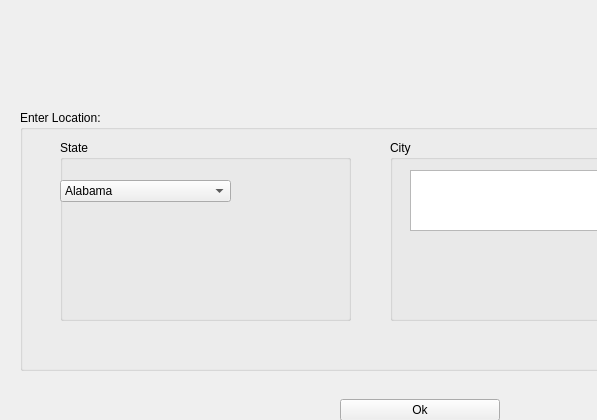
<?xml version="1.0" encoding="UTF-8"?>
<ui version="4.0">
 <class>location</class>
 <widget class="QWidget" name="location">
  <property name="geometry">
   <rect>
    <x>0</x>
    <y>0</y>
    <width>597</width>
    <height>420</height>
   </rect>
  </property>
  <property name="windowTitle">
   <string>Form</string>
  </property>
  <widget class="QWidget" name="horizontalLayoutWidget">
   <property name="geometry">
    <rect>
     <x>20</x>
     <y>110</y>
     <width>771</width>
     <height>261</height>
    </rect>
   </property>
   <layout class="QHBoxLayout" name="horizontalLayout">
    <item>
     <widget class="QGroupBox" name="groupBox_3">
      <property name="title">
       <string>Enter Location:</string>
      </property>
      <widget class="QGroupBox" name="groupBox_2">
       <property name="geometry">
        <rect>
         <x>40</x>
         <y>30</y>
         <width>291</width>
         <height>181</height>
        </rect>
       </property>
       <property name="title">
        <string>State</string>
       </property>
       <widget class="QComboBox" name="comboBox">
        <property name="geometry">
         <rect>
          <x>0</x>
          <y>40</y>
          <width>171</width>
          <height>22</height>
         </rect>
        </property>
        <item>
         <property name="text">
          <string>Alabama</string>
         </property>
        </item>
        <item>
         <property name="text">
          <string>Alaska</string>
         </property>
        </item>
        <item>
         <property name="text">
          <string>Arizona</string>
         </property>
        </item>
        <item>
         <property name="text">
          <string>Arkansas</string>
         </property>
        </item>
        <item>
         <property name="text">
          <string>California</string>
         </property>
        </item>
        <item>
         <property name="text">
          <string>Colorado</string>
         </property>
        </item>
        <item>
         <property name="text">
          <string>Connecticut</string>
         </property>
        </item>
        <item>
         <property name="text">
          <string>Delaware</string>
         </property>
        </item>
        <item>
         <property name="text">
          <string>Florida</string>
         </property>
        </item>
        <item>
         <property name="text">
          <string>Georgia</string>
         </property>
        </item>
        <item>
         <property name="text">
          <string>Hawaii</string>
         </property>
        </item>
        <item>
         <property name="text">
          <string>Idaho</string>
         </property>
        </item>
        <item>
         <property name="text">
          <string>Illinois</string>
         </property>
        </item>
        <item>
         <property name="text">
          <string>Indiana</string>
         </property>
        </item>
        <item>
         <property name="text">
          <string>Iowa</string>
         </property>
        </item>
        <item>
         <property name="text">
          <string>Kansas</string>
         </property>
        </item>
        <item>
         <property name="text">
          <string>Kentucky</string>
         </property>
        </item>
        <item>
         <property name="text">
          <string>Louisiana</string>
         </property>
        </item>
        <item>
         <property name="text">
          <string>Maine</string>
         </property>
        </item>
        <item>
         <property name="text">
          <string>Maryland</string>
         </property>
        </item>
        <item>
         <property name="text">
          <string>Massachusetts</string>
         </property>
        </item>
        <item>
         <property name="text">
          <string>Michigan</string>
         </property>
        </item>
        <item>
         <property name="text">
          <string>Minnesota</string>
         </property>
        </item>
        <item>
         <property name="text">
          <string>Mississippi</string>
         </property>
        </item>
        <item>
         <property name="text">
          <string>Missouri</string>
         </property>
        </item>
        <item>
         <property name="text">
          <string>Montana</string>
         </property>
        </item>
        <item>
         <property name="text">
          <string>Nebraska</string>
         </property>
        </item>
        <item>
         <property name="text">
          <string>Nevada</string>
         </property>
        </item>
        <item>
         <property name="text">
          <string>New Hampshire</string>
         </property>
        </item>
        <item>
         <property name="text">
          <string>New Jersey</string>
         </property>
        </item>
        <item>
         <property name="text">
          <string>New Mexico</string>
         </property>
        </item>
        <item>
         <property name="text">
          <string>New York</string>
         </property>
        </item>
        <item>
         <property name="text">
          <string>North Carolina</string>
         </property>
        </item>
        <item>
         <property name="text">
          <string>North Dakota</string>
         </property>
        </item>
        <item>
         <property name="text">
          <string>Ohio</string>
         </property>
        </item>
        <item>
         <property name="text">
          <string>Oklahoma</string>
         </property>
        </item>
        <item>
         <property name="text">
          <string>Oregon</string>
         </property>
        </item>
        <item>
         <property name="text">
          <string>Pennsylvania</string>
         </property>
        </item>
        <item>
         <property name="text">
          <string>Rhode Island</string>
         </property>
        </item>
        <item>
         <property name="text">
          <string>South Carolina</string>
         </property>
        </item>
        <item>
         <property name="text">
          <string>South Dakota</string>
         </property>
        </item>
        <item>
         <property name="text">
          <string>Tennessee</string>
         </property>
        </item>
        <item>
         <property name="text">
          <string>Texas</string>
         </property>
        </item>
        <item>
         <property name="text">
          <string>Utah</string>
         </property>
        </item>
        <item>
         <property name="text">
          <string>Vermont</string>
         </property>
        </item>
        <item>
         <property name="text">
          <string>Virginia</string>
         </property>
        </item>
        <item>
         <property name="text">
          <string>Washington</string>
         </property>
        </item>
        <item>
         <property name="text">
          <string>West Virginia</string>
         </property>
        </item>
        <item>
         <property name="text">
          <string>Wisconsin</string>
         </property>
        </item>
        <item>
         <property name="text">
          <string>Wyoming</string>
         </property>
        </item>
       </widget>
      </widget>
      <widget class="QGroupBox" name="groupBox">
       <property name="geometry">
        <rect>
         <x>370</x>
         <y>30</y>
         <width>321</width>
         <height>181</height>
        </rect>
       </property>
       <property name="title">
        <string>City</string>
       </property>
       <widget class="QTextBrowser" name="textBrowser">
        <property name="geometry">
         <rect>
          <x>20</x>
          <y>30</y>
          <width>191</width>
          <height>61</height>
         </rect>
        </property>
       </widget>
      </widget>
     </widget>
    </item>
   </layout>
  </widget>
  <widget class="QLabel" name="label">
   <property name="geometry">
    <rect>
     <x>20</x>
     <y>30</y>
     <width>81</width>
     <height>71</height>
    </rect>
   </property>
   <property name="text">
    <string/>
   </property>
   <property name="pixmap">
    <pixmap>:/imgs/Location1.png</pixmap>
   </property>
  </widget>
  <widget class="QWidget" name="horizontalLayoutWidget_2">
   <property name="geometry">
    <rect>
     <x>340</x>
     <y>370</y>
     <width>160</width>
     <height>80</height>
    </rect>
   </property>
   <layout class="QHBoxLayout" name="horizontalLayout_2">
    <item>
     <widget class="QPushButton" name="pushButton">
      <property name="text">
       <string>Ok</string>
      </property>
     </widget>
    </item>
   </layout>
  </widget>
 </widget>
 <resources/>
 <connections/>
</ui>
